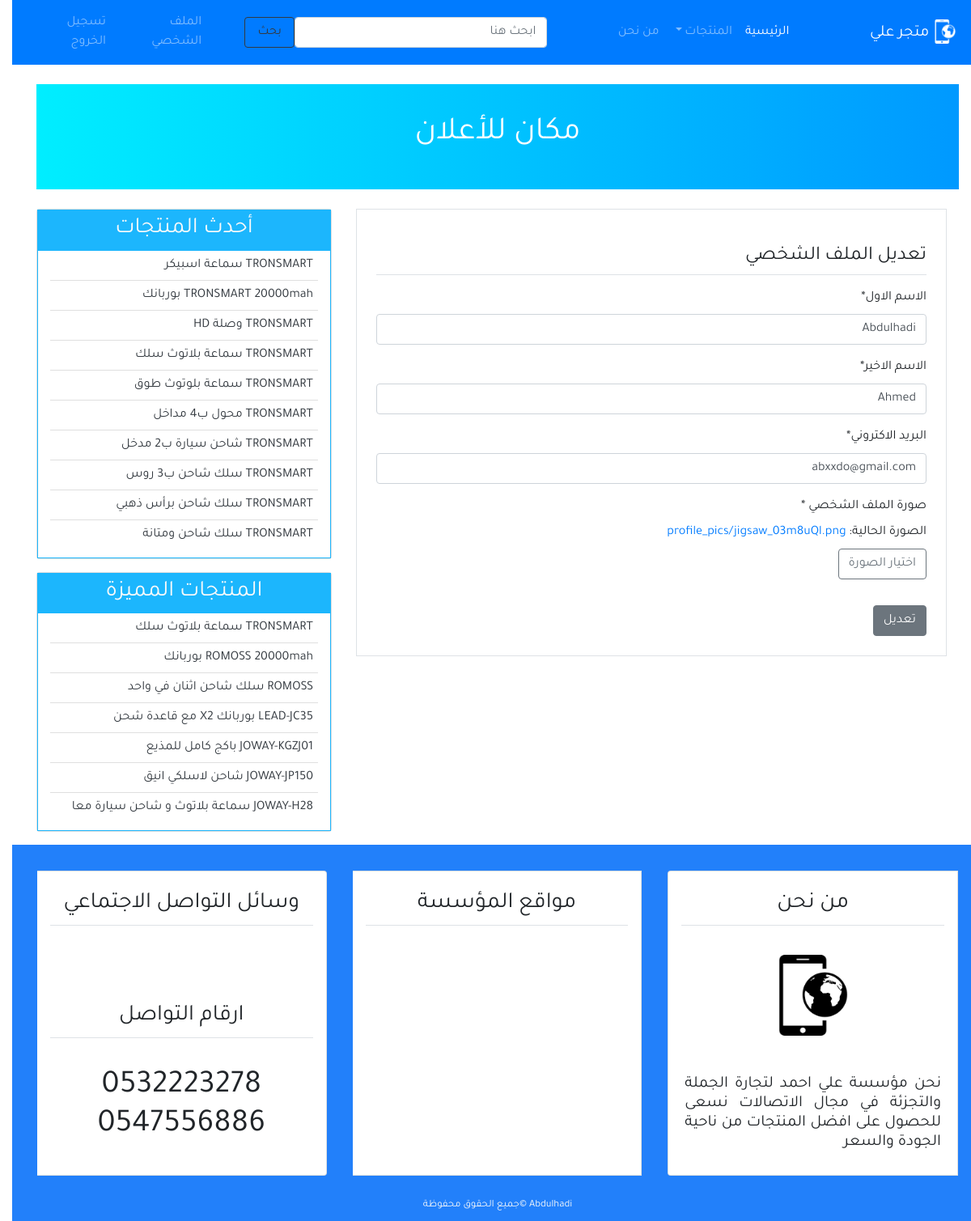
Page /profile_update/ (signed in) on the committed database.
### user/models.py (models this page shows, shortened)
class Profile(models.Model):
    image = models.ImageField(default='default.jpg', upload_to='profile_pics')
    user = models.OneToOneField(User, on_delete=models.CASCADE)

### blog/models.py (models this page shows, shortened)
class Post(models.Model):
    image_project = models.ImageField(default='default.jpg', upload_to='post_co')
    title = models.CharField(max_length=100)
    content = models.TextField()
    post_date = models.DateTimeField(default=timezone.now)
    post_update = models.DateTimeField(auto_now=True)
    author = models.ForeignKey(User, on_delete=models.CASCADE)
    class Meta:
        ordering = ('-post_date', )

class Top5(models.Model):
    image_top = models.ImageField(default='default.jpg', upload_to='top_5')
    title = models.CharField(max_length=100)
    old_prais = models.CharField(max_length=100)
    new_prais = models.CharField(max_length=100)
    content = models.TextField()

### user/views.py (the view)
# urls.py: path('profile_update/', views.profile_update, name='profile_update'),
@login_required(login_url='login')
def profile_update(request):
    if request.method == 'POST':
        user_form = UserUpdateForm(request.POST, instance=request.user)
        profile_form = ProfilUpdateForm(
            request.POST, request.FILES, instance=request.user.profile)
        if user_form.is_valid and profile_form.is_valid:
            user_form.save()
            profile_form.save()
            messages.success(request, 'تم تحديث الملف الشخصي')
            return redirect('profile')
    else:
        user_form = UserUpdateForm(instance=request.user)
        profile_form = ProfilUpdateForm(instance=request.user.profile)
    context = {
        'title': 'تعديل الملف الشخصي',
        'user_form': user_form,
        'profile_form': profile_form,
    }
    return render(request, 'user/profile_update.html', context)

### user/forms.py
class UserUpdateForm(forms.ModelForm):
    first_name = forms.CharField(label='الاسم الاول')
    last_name = forms.CharField(label='الاسم الاخير')
    email = forms.EmailField(label='البريد الاكتروني')
    class Meta:
        model = User
        fields = ('first_name', 'last_name', 'email')

class ProfilUpdateForm(forms.ModelForm):
    class Meta:
        model = Profile
        fields = ('image',)

### blog/templatetags/post_tag.py (called while the page is built)
@register.inclusion_tag('blog/latest_posts.html')
def latest_posts():
    context = {
        'l_posts': Post.objects.all()[0:10]
    }
    return context

@register.inclusion_tag('blog/latest_comments.html')
def latest_comments():
    context = {
        'l_Top5': Top5.objects.all()[0:7]
    }
    return context

### user/templates/user/profile_update.html (shortened to what this page needs)
{% extends 'blog/base.html' %}
{% block content %}
{% load crispy_forms_tags %}
<div class="border p-4 mb-5">
    <legend class="border-bottom pb-1 mb-3 mt-3">تعديل الملف الشخصي</legend>
    <form method="POST" enctype="multipart/form-data">
        {{user_form|crispy}}
        <div>
            <span class="mb-2" style="display: block">صورة الملف الشخصي *</span>
            الصورة الحالية: <a href="{{user.profile.image.url}}">{{user.profile.image}}</a><br>
            <label for="image" class="btn btn-outline-secondary mt-2">اختيار الصورة</label>
        </div>
        <input class="btn btn-secondary mt-4" type="submit" value="تعديل">
    </form>
</div>
{% endblock content %}

### blog/templates/blog/base.html (shortened to what this page needs)
{% load static %}
{% load post_tag %}
<!DOCTYPE html>
<html lang="ar">
<head>
    <link rel="stylesheet" href="{% static 'blog/css/bootstrap.min.css' %}">
    <link rel="stylesheet" href="{% static 'blog/css/main.css' %}">
</head>
<body>
    <header>
        <nav class="navbar navbar-expand-lg navbar-dark bg-primary row">
            <a class="navbar-brand col-md-2" href="{% url 'home' %}"><img src="{% static 'blog/images/logonew.png' %}" alt="شعار مدونة"
                width="30px" >
                متجر علي</a>
            <div class="collapse navbar-collapse col-md-10 row" id="navbarSupportedContent">
                <ul class="navbar-nav col-md-4">
                    <li class="nav-item active">
                        <a class="nav-link" href="{% url 'home' %}">الرئيسية <span class="sr-only">(current)</span></a>
                    </li>
                    <li class="nav-item dropdown">
                        <a class="nav-link dropdown-toggle" href="#" id="navbarDropdown" role="button" data-toggle="dropdown" aria-haspopup="true" aria-expanded="false">
                        المنتجات
                        </a>
                    </li>
                    <li class="nav-item">
                        <a class="nav-link" href="{% url 'about' %}">من نحن</a>
                    </li>
                </ul>
                <form method="GET" action="." class="form-inline col-md-5 row">
                    <input class="form-control col-md-10" name="search_contains" type="search" value="{{ request.GET.search_contains }}" placeholder="ابحث هنا" aria-label="Search">
                    <button class="btn btn-outline-dark col-md-2" type="submit">بحث</button>
                </form>
                {% if user.is_authenticated %}
                <ul class="navbar-nav mr-auto col-md-3">
                    <li class="nav-item"><a class="nav-link" href="{% url 'profile' %}">الملف الشخصي</a></li>
                    <li class="nav-item"><a class="nav-link" href="{% url 'logout' %}">تسجيل الخروج</a></li>
                </ul>
                {% else %}
                <ul class="navbar-nav mr-auto col-md-3">
                    <li class="nav-item"><a class="nav-link" href="{% url 'login' %}">تسجيل الدخول</a></li>
                    <li class="nav-item"><a class="nav-link" href="{% url 'register' %}">تسجيل</a></li>
                </ul>
                {% endif %}
            </div>
        </nav>
    </header>
    <section>
        <div class="container">
            <div class="row mt-4">
                <div class="col-md-12 adtitil
                d-flex align-items-center justify-content-center">
                    <h1>مكان للأعلان</h1>
                </div>
            </div>
        </div>
    </section>
    <section>
        <div class="container">
            <div class="row mt-4">
                <div class="col-md-8">
                    {% block content %}
                    {% endblock content %}
                </div>
                <div class="col-md-4 pl-0">
                    <div class="card mb-3 p-0">
                        <h3 class="text-center bg-secondary text-light p-2 mb-0">
                            أحدث المنتجات
                        </h3>
                        <div class="border brdss">
                            {% latest_posts %}
                        </div>
                    </div>
                    <div class="card mb-3">
                        <h3 class="text-center bg-secondary text-light p-2 mb-0">
                            المنتجات المميزة
                        </h3>
                        <div class="border brdss">
                            {% latest_comments %}
                        </div>
                    </div>
                </div>
            </div>
        </div>
    </section>
    <footer class="bg-light">
        <div class="container-fluid">
            <div class="row">
                <div class="col-md">
                    <div class="card-group mt-3">
                        <div class="card m-3">
                            <h3 class="card-title text-center border-bottom p-2 m-3">من نحن</h3>
                            <div class="card-body">
                                <div class="mb-4 text-center">
                                    <img src="{% static 'blog/images/logonew2.png'%}" alt="شعار مدونة" width="100px">
                                </div>
                                <h5 class="text-justify pt-4 pb-0">
                                    نحن مؤسسة علي احمد لتجارة الجملة والتجزئة في مجال الاتصالات
                                 نسعى للحصول على افضل المنتجات من ناحية الجودة والسعر
                                </h5>
                            </div>
                        </div>
                        <div class="card m-3">
                            <h3 class="card-title text-center border-bottom p-2 m-3">مواقع المؤسسة</h3>
                            <div class="card-body text-center embed-responsive embed-responsive-16by9">
                                <iframe src="https://www.google.com/maps/embed?pb=!1m18!1m12!1m3!1d3572.3882285817504!2d50.06592916926286!3d26.443211988371242!2m3!1f0!2f0!3f0!3m2!1i1024!2i768!4f13.1!3m3!1m2!1s0x3e49fdea4c3f2ceb%3A0x238ca14d2046b00d!2sHayat+Plaza!5e0!3m2!1sen!2ssa!4v1564992299521!5m2!1sen!2ssa"
                                width="400" height="300" frameborder="0" style="border:0" allowfullscreen></iframe>
                            </div>
                        </div>
                        <div class="card m-3">
                            <h3 class="card-title text-center border-bottom p-2 m-3">وسائل التواصل الاجتماعي</h3>
                            <h1 class="card-body text-center">
                            </h1>
                            <h3 class="card-title text-center border-bottom p-2 m-3">ارقام التواصل</h3>
                            <h1 class="card-body text-center">
                                0532223278 <br> 0547556886
                            </h1>
                        </div>
                    </div>
                </div>
            </div>
            <div class="row p-2">
                <div class="col-md text-center">
                    <small class="text-light">Abdulhadi &copy;جميع الحقوق محفوظة</small>
                </div>
            </div>
        </div>
    </footer>
</body>
</html>

### blog/templates/blog/latest_posts.html
<ul class="list-group-flush latest-post">
    {% for post in l_posts %}
    <li class="list-group-item latest-post-item">
        <a class="text-dark" href="{% url 'detail' post.id %}">{{post.title}}</a>
    </li>
    {% endfor %}
</ul>

### blog/templates/blog/latest_comments.html
<ul class="list-group-flush latest-comment">
    {% for top in l_Top5 %}
    <li class="list-group-item latest-comment-item">
        <a class="text-dark" href="{% url 'topdetail' top.id %}">
            {{top.title}}
        </a>
    </li>
    {% endfor %}
</ul>

### blog/static/blog/css/main.css (style rules this page uses)
html, body { direction: rtl; text-align: right; }
body { font-family: 'Tajawal', sans-serif; }
.bg-secondary { background-color: rgb(28, 182, 253) !important; }
.bg-light { background-color: rgb(34, 128, 250) !important; }
.brdss { border-color:rgb(28, 182, 253) !important; }
.adtitil { background-image: linear-gradient(to right,rgb(0, 238, 255) , rgb(0, 153, 255) ); height: 130px; color: #fff; font-family: unset; }
.latest-post, .latest-comment { padding: 0 15px; }
.latest-post .latest-post-item, .latest-comment .latest-comment-item { padding: 6px; }
.latest-post li:first-child, .latest-comment li:first-child { border-top: 0; }
.latest-post li:last-child, .latest-comment li:last-child { border-bottom: 0; padding-bottom: 0; }

### rows in the picture
Post: title "TRONSMART سماعة اسبيكر"
Post: title "TRONSMART 20000mah بوربانك"
Post: title "TRONSMART وصلة HD"
Post: title "TRONSMART سماعة بلاتوث سلك"
Post: title "TRONSMART سماعة بلوتوث طوق"
Post: title "TRONSMART محول ب4 مداخل"
Post: title "TRONSMART شاحن سيارة ب2 مدخل"
Post: title "TRONSMART سلك شاحن ب3 روس"
Post: title "TRONSMART سلك شاحن برأس ذهبي"
Post: title "TRONSMART سلك شاحن ومتانة"
Top5: title "TRONSMART سماعة بلاتوث سلك"
Top5: title "ROMOSS 20000mah بوربانك"
Top5: title "ROMOSS سلك شاحن اثنان في واحد"
Top5: title "LEAD-JC35 بوربانك X2 مع قاعدة شحن"
Top5: title "JOWAY-KGZJ01 باكج كامل للمذيع"
Top5: title "JOWAY-JP150 شاحن لاسلكي انيق"
Top5: title "JOWAY-H28 سماعة بلاتوث و شاحن سيارة معا"

### other values in the picture
{{ user.profile.image }} "profile_pics/jigsaw_03m8uQl.png"
